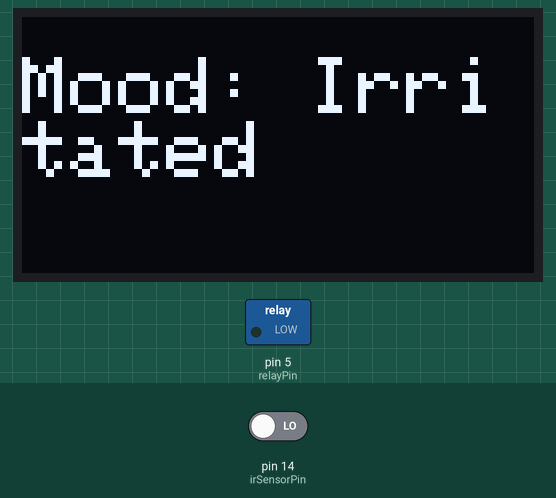
Recording of a sketch running on a simulated Arduino Uno, built with avr-gcc and run on an emulated ATmega328P. Parts: 128×64 one-colour display, switched loads named in the sketch (green lamp = pin HIGH). The test bench sets the inputs (shaded band); at power-on: pin 14 (irSensorPin) LOW. What the sketch prints to the serial monitor is not drawn.

Above: at 2.1 s.
2.2 s: pin 14 (irSensorPin) driven HIGH
3.7 s: pin 14 (irSensorPin) driven LOW
At 7.4 s:
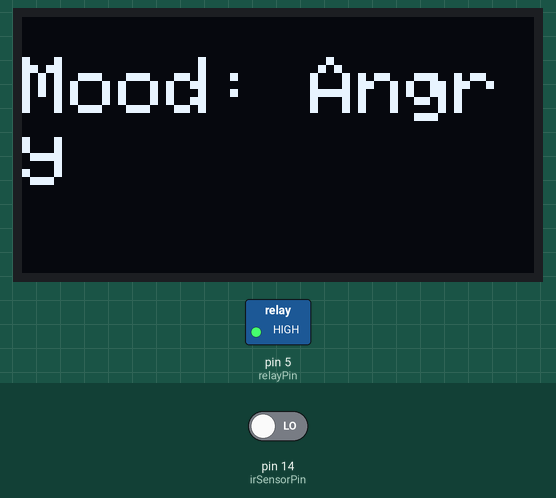
At 10.4 s:
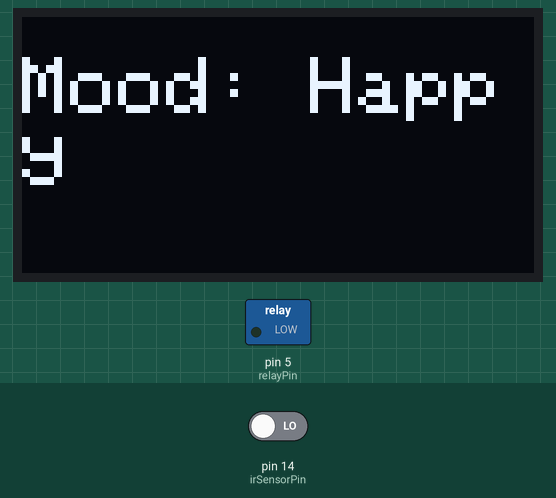
Timing chart, 0 to 18.8 s (numbered marks = the images above; inputs shaded):
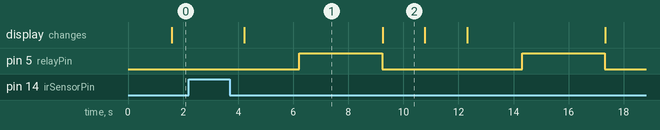

The sketch:

Planttrash.ino
```cpp
#include <Wire.h>
#include <Adafruit_GFX.h>
#include <Adafruit_SSD1306.h>

#define SCREEN_WIDTH 128
#define SCREEN_HEIGHT 64
#define OLED_RESET    -1

Adafruit_SSD1306 display(SCREEN_WIDTH, SCREEN_HEIGHT, &Wire, OLED_RESET);

const int irSensorPin = 14;  // IR Sensor digital output to GPIO14
const int relayPin = 5;     // Relay control pin
int count = 0;

unsigned long lastDetectionTime = 0;
bool detectionStarted = false;

void setup() {
  Serial.begin(9600);
  pinMode(irSensorPin, INPUT);
  pinMode(relayPin, OUTPUT);
  digitalWrite(relayPin, LOW);

  // OLED initialization
  if (!display.begin(SSD1306_SWITCHCAPVCC, 0x3C)) {
    Serial.println(F("SSD1306 allocation failed"));
    for (;;);
  }

  display.clearDisplay();
  display.setTextSize(2);
  display.setTextColor(SSD1306_WHITE);
  display.setCursor(0, 10);
  display.println("Mood: Happy");
  display.display();
}

void showMood(String mood) {
  display.clearDisplay();
  display.setTextSize(2);
  display.setCursor(0, 10);
  display.print("Mood: ");
  display.println(mood);
  display.display();
}

void loop() {
  bool handDetected = digitalRead(irSensorPin) == LOW;

  if (handDetected) {
    count++;
    lastDetectionTime = millis();
    detectionStarted = true;
    delay(500); // Debounce delay
  }

  if (detectionStarted && (millis() - lastDetectionTime > 60000)) {
    count = 0;
    detectionStarted = false;
    showMood("Happy");
  }

  if (count == 3) {
    showMood("Irritated");
    Serial.println("play");
  }
  else if (count == 6) {
    showMood("Angry");
  }
  else if (count == 9) {
    Serial.println("ninn");
  }
  else if (count == 10) {
    digitalWrite(relayPin, HIGH); // Activate pump
    delay(3000);                  // Run pump for 3 seconds
    digitalWrite(relayPin, LOW);  // Turn off pump
    count = 0;                    // Reset count
    showMood("Happy");
  }
}
```

Measured:
- after the input at 2.2 s, every drawn part: stays the same
- after the input at 3.7 s, pin 5 (relayPin): alternates HIGH for 3.0 s and LOW for 5.1 s, starting after 2.5 s; the display: changes after 0.53 s (image 1)
- what the display in image 1 shows lasts 5.1 s, from 4.2 s to 9.3 s
